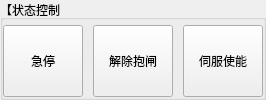
            <widget class="QGroupBox" name="group_status">
             <property name="title">
              <string>【状态控制】</string>
             </property>
             <layout class="QHBoxLayout" name="horizontalLayout_9" stretch="1,1,1">
              <property name="spacing">
               <number>10</number>
              </property>
              <property name="leftMargin">
               <number>0</number>
              </property>
              <property name="topMargin">
               <number>5</number>
              </property>
              <property name="rightMargin">
               <number>0</number>
              </property>
              <property name="bottomMargin">
               <number>0</number>
              </property>
              <item>
               <widget class="QPushButton" name="bt_quick_stop">
                <property name="sizePolicy">
                 <sizepolicy hsizetype="Minimum" vsizetype="Preferred">
                  <horstretch>0</horstretch>
                  <verstretch>0</verstretch>
                 </sizepolicy>
                </property>
                <property name="text">
                 <string>急停</string>
                </property>
               </widget>
              </item>
              <item>
               <widget class="QPushButton" name="bt_unlock">
                <property name="sizePolicy">
                 <sizepolicy hsizetype="Minimum" vsizetype="Preferred">
                  <horstretch>0</horstretch>
                  <verstretch>0</verstretch>
                 </sizepolicy>
                </property>
                <property name="text">
                 <string>解除抱闸</string>
                </property>
               </widget>
              </item>
              <item>
               <widget class="QPushButton" name="bt_enable">
                <property name="sizePolicy">
                 <sizepolicy hsizetype="Minimum" vsizetype="Preferred">
                  <horstretch>0</horstretch>
                  <verstretch>0</verstretch>
                 </sizepolicy>
                </property>
                <property name="text">
                 <string>伺服使能</string>
                </property>
               </widget>
              </item>
             </layout>
            </widget>
